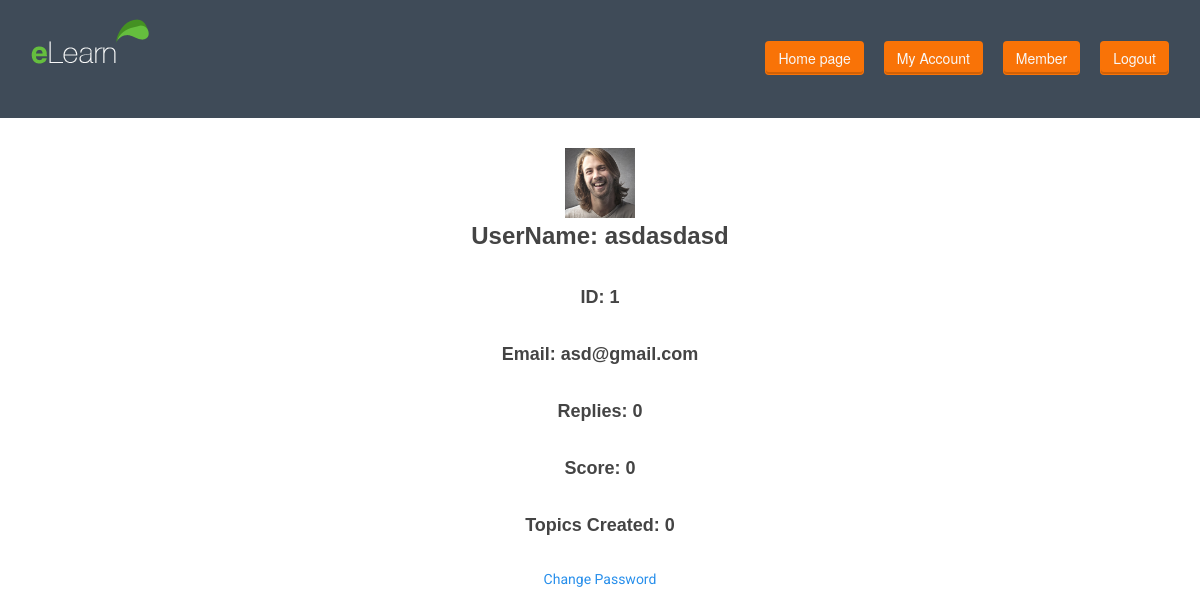
Screenshot of /views/front_end/forum/account.php (signed in) with the database file from the repository.
### tables this page shows
CREATE TABLE `forum_users` (
  `id` int(255) NOT NULL,
  `user` varchar(255) NOT NULL,
  `pass` varchar(255) NOT NULL,
  `email` varchar(255) NOT NULL,
  `replies` int(255) NOT NULL,
  `score` int(255) NOT NULL,
  `topics` int(255) NOT NULL,
  `image` varchar(9999) NOT NULL
);

### views/front_end/forum/account.php (the view, shortened to what this page needs)
<?php
require ('connect.php');
if(@$_SESSION['user']) {
    ?>
    <?php include '../include/header.php' ?>
    <header class="main" style="background-color: #3F4B58;">
        <div class="container">
            <nav class="navbar" role="navigation">
                <div class="navbar-header">
                    <a class="navbar-brand" href="forum.php">
                        <img id="logo" src="../../../resource/front-end/img/logo.png"
                    </a>
                </div>
                <div class="collapse navbar-collapse" color="blue">
                    <div class="navbar-right menu-main" name="logout">
                        <a class="btn btn-theme navbar-btn btn-orange "
                           href="forum.php?action=logout">Logout</a>
                    </div>
                    <div class="navbar-right menu-main" name="logout">
                        <a class="btn btn-theme navbar-btn btn-orange "
                           href="member.php">Member</a>
                    </div>
                    <div class="navbar-right menu-main" name="logout">
                        <a class="btn btn-theme navbar-btn btn-orange "
                           href="account.php">My Account</a>
                    </div>
                    <div class="navbar-right menu-main" name="logout">
                        <a class="btn btn-theme navbar-btn btn-orange "
                           href="forum.php">Home page</a>
                    </div>
                </div>
            </nav>
        </div>
    </header>
    <body>
    <div class="col-md-12">
        <?php
        echo "<center><h1></h1>";
        $check = mysqli_query($link, "SELECT * FROM `forum_users` where `user` = '" . @$_SESSION['user'] . "'");
        while ($row = mysqli_fetch_assoc($check)) {
            $username = $row['user'];
            $id = $row['id'];
            $email = $row['email'];
            $replies = $row['replies'];
            $score = $row['score'];
            $topics = $row['topics'];
            $image = $row['image'];
        }
        ?>
        <?php echo "<img src='face/$image' width='70' height='70'>"; ?>
        <?php echo "<h3>  UserName: $username</h3>"; ?>
        <?php echo "<h4>  ID: $id</h4>"; ?>
        <?php echo "<h4>  Email: $email</h4>"; ?>
        <?php echo "<h4>  Replies: $replies</h4>"; ?>
        <?php echo "<h4>  Score: $score</h4>"; ?>
        <?php echo "<h4>  Topics Created: $topics</h4>"; ?>
        <a href="account.php?action=cp">Change Password</a>
    </div>
    </body>
    <?php
}else {
        echo 'You must be logged in';
      }
?>

### resource/front-end/css/style.css (style rules this page uses)
body { background-color:#F4F4F4; color:#565656; font-size:16px; line-height:2; }
a { color:#F97307; text-decoration:none; }
@media (min-width:1200px) { .container { width:970px; } }
.btn { font-family:"Helvetica Neue",Helvetica,Arial,sans-serif !important; font-weight:bold; text-transform:uppercase; border-width:0; transition:all 0.25s ease 0s; }
.btn-theme { padding:16px 38px; box-shadow:0 -4px 0 rgba(0, 0, 0, 0.16) inset; }
.btn-orange { background-color:#F97307; color:#F8F8F8; }
.navbar-btn { padding:6px 20px; border-radius:20px; font-weight:normal; text-transform:none; box-shadow: 0 -2px 0 rgba(0, 0, 0, 0.16) inset }
header.main { padding-top:18px; background-color: rgba(80, 99, 79, 0.22); }
header.main .navbar { margin-bottom:48px; }
header.main nav .navbar-brand { padding:0; }
header.main nav .menu-main { position:relative; top:14px; font-size:14px; }
header.main nav .navbar-btn { margin-left:20px; }

### resource/front-end/asset/css/colors5dfb.css (style rules this page uses)
a, h1 > span:not(.nocolor), h2 > span:not(.nocolor), h3 > span:not(.nocolor), h4 > span:not(.nocolor), h5 > span:not(.nocolor), h6 > span:not(.nocolor), .header-extras li .he-text span, #primary-menu ul li:hover > a, #primary-menu ul li.current > a, #primary-menu div ul li:hover > a, #primary-menu div ul li.current > a, #primary-menu ul ul li:hover > a, #primary-menu ul li .mega-menu-content.style-2 ul.mega-menu-column > li.mega-menu-title > a:hover, #top-cart > a:hover, .top-cart-action span.top-checkout-price, .breadcrumb a:hover, .portfolio-filter li a:hover, .portfolio-desc h3 a:hover, .portfolio-overlay a:hover, #portfolio-navigation a:hover, .entry-title h2 a:hover, .entry-meta li a:hover, .post-timeline .entry:hover .entry-timeline, .post-timeline .entry:hover .timeline-divider, .ipost .entry-title h3 a:hover, .ipost .entry-title h4 a:hover, .spost .entry-title h4 a:hover, .mpost .entry-title h4 a:hover, .comment-content .comment-author a:hover, .product-title h3 a:hover, .single-product .product-title h2 a:hover, .product-price ins, .single-product .product-price, .feature-box.fbox-border .fbox-icon i, .feature-box.fbox-border .fbox-icon img, .feature-box.fbox-plain .fbox-icon i, .feature-box.fbox-plain .fbox-icon img, .process-steps li.active h5, .process-steps li.ui-tabs-active h5, .team-title span, .pricing-box.best-price .pricing-price, .btn-link, .pagination > li > a, .pagination > li > span, .pagination > li > a:hover, .pagination > li > span:hover, .pagination > li > a:focus, .pagination > li > span:focus, .dark .post-timeline .entry:hover .entry-timeline, .dark .post-timeline .entry:hover .timeline-divider, .clear-rating-active:hover { color: #288feb; }

### rows the page displays
forum_users: image (picture), user "asdasdasd", id "1", email "asd@gmail.com", replies "0", score "0", topics "0"
